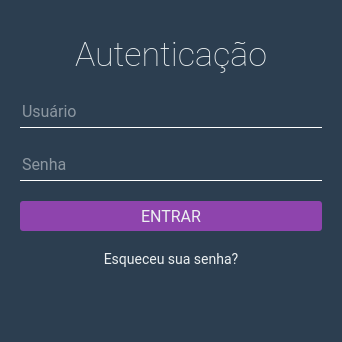
<?xml version="1.0" encoding="UTF-8"?>
<ui version="4.0">
 <class>LoginWidget</class>
 <widget class="QWidget" name="LoginWidget">
  <property name="geometry">
   <rect>
    <x>0</x>
    <y>0</y>
    <width>340</width>
    <height>340</height>
   </rect>
  </property>
  <property name="styleSheet">
   <string notr="true">QWidget{
	background-color: #2c3e50;
}
QLabel{
	font-family: Roboto;
	font-weight: 100;
	font-size: 34px;
	color: #ecf0f1;
}
QLabel#lblStatus{
	font-size: 12px;
	color: #ecf0f1;
}
QPushButton#btnRecover{
	font-size: 14px;
	background-color: #2c3e50;
}
QLineEdit{
	height: 32px;
	font-family: Roboto;
	font-size: 16px;
	color: #ecf0f1;
	background-color: #2c3e50;
	border: 0px;
	border-bottom: 1px solid white;
}
QPushButton{
	font-family: Roboto;
	font-size: 16px;
	font-weight: 300;
	color: #ecf0f1;
	border: 0;
	border-radius: 3px;
	background-color: #8e44ad;
}
QPushButton:hover{
	background-color: #9b59b6;
}</string>
  </property>
  <layout class="QVBoxLayout" name="verticalLayout_2">
   <item>
    <layout class="QHBoxLayout" name="horizontalLayout">
     <item>
      <widget class="QFrame" name="frame">
       <property name="sizePolicy">
        <sizepolicy hsizetype="Fixed" vsizetype="Fixed">
         <horstretch>0</horstretch>
         <verstretch>0</verstretch>
        </sizepolicy>
       </property>
       <property name="minimumSize">
        <size>
         <width>320</width>
         <height>320</height>
        </size>
       </property>
       <layout class="QVBoxLayout" name="_2">
        <item>
         <widget class="QLabel" name="lblTitle">
          <property name="sizePolicy">
           <sizepolicy hsizetype="Expanding" vsizetype="Fixed">
            <horstretch>0</horstretch>
            <verstretch>0</verstretch>
           </sizepolicy>
          </property>
          <property name="cursor">
           <cursorShape>ArrowCursor</cursorShape>
          </property>
          <property name="text">
           <string>Autenticação</string>
          </property>
          <property name="alignment">
           <set>Qt::AlignCenter</set>
          </property>
         </widget>
        </item>
        <item>
         <widget class="QLineEdit" name="txtUsername">
          <property name="sizePolicy">
           <sizepolicy hsizetype="Expanding" vsizetype="Fixed">
            <horstretch>0</horstretch>
            <verstretch>0</verstretch>
           </sizepolicy>
          </property>
          <property name="minimumSize">
           <size>
            <width>0</width>
            <height>30</height>
           </size>
          </property>
          <property name="maxLength">
           <number>16</number>
          </property>
          <property name="placeholderText">
           <string>Usuário</string>
          </property>
         </widget>
        </item>
        <item>
         <widget class="QLineEdit" name="txtPassword">
          <property name="sizePolicy">
           <sizepolicy hsizetype="Expanding" vsizetype="Fixed">
            <horstretch>0</horstretch>
            <verstretch>0</verstretch>
           </sizepolicy>
          </property>
          <property name="minimumSize">
           <size>
            <width>0</width>
            <height>30</height>
           </size>
          </property>
          <property name="maxLength">
           <number>16</number>
          </property>
          <property name="echoMode">
           <enum>QLineEdit::Password</enum>
          </property>
          <property name="placeholderText">
           <string>Senha</string>
          </property>
         </widget>
        </item>
        <item>
         <widget class="QPushButton" name="btnLogin">
          <property name="sizePolicy">
           <sizepolicy hsizetype="Expanding" vsizetype="Fixed">
            <horstretch>0</horstretch>
            <verstretch>0</verstretch>
           </sizepolicy>
          </property>
          <property name="minimumSize">
           <size>
            <width>0</width>
            <height>30</height>
           </size>
          </property>
          <property name="cursor">
           <cursorShape>PointingHandCursor</cursorShape>
          </property>
          <property name="text">
           <string>ENTRAR</string>
          </property>
         </widget>
        </item>
        <item>
         <widget class="QPushButton" name="btnRecover">
          <property name="sizePolicy">
           <sizepolicy hsizetype="Expanding" vsizetype="Fixed">
            <horstretch>0</horstretch>
            <verstretch>0</verstretch>
           </sizepolicy>
          </property>
          <property name="cursor">
           <cursorShape>PointingHandCursor</cursorShape>
          </property>
          <property name="text">
           <string>Esqueceu sua senha?</string>
          </property>
         </widget>
        </item>
        <item>
         <widget class="QLabel" name="lblStatus">
          <property name="sizePolicy">
           <sizepolicy hsizetype="Preferred" vsizetype="Fixed">
            <horstretch>0</horstretch>
            <verstretch>0</verstretch>
           </sizepolicy>
          </property>
          <property name="minimumSize">
           <size>
            <width>0</width>
            <height>20</height>
           </size>
          </property>
          <property name="text">
           <string/>
          </property>
          <property name="alignment">
           <set>Qt::AlignCenter</set>
          </property>
         </widget>
        </item>
       </layout>
      </widget>
     </item>
    </layout>
   </item>
  </layout>
 </widget>
 <tabstops>
  <tabstop>txtUsername</tabstop>
  <tabstop>txtPassword</tabstop>
  <tabstop>btnLogin</tabstop>
 </tabstops>
 <resources/>
 <connections/>
</ui>
